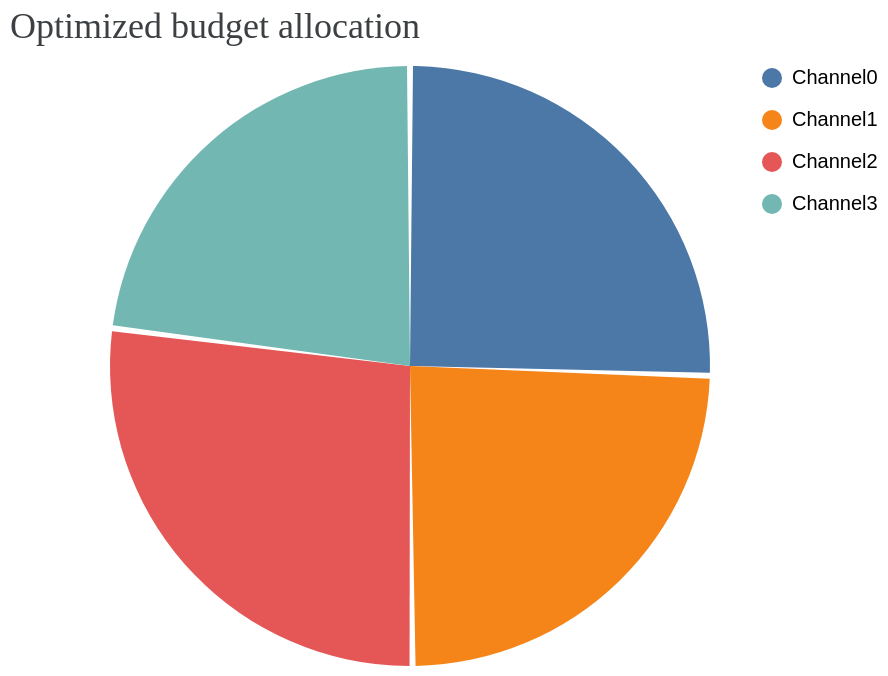

This figure's notebook cell:
### Code cell
optimization_results.plot_budget_allocation()

### Figure 1 — Vega-Lite specification as saved in the notebook (floating-point values rounded to 4 significant figures)
{"config": {"view": {"continuousWidth": 300, "continuousHeight": 300, "stroke": null}}, "data": {"name": "data-d2af361fffc4578a2eb4ce057a15b289"}, "mark": {"type": "arc", "padAngle": 0.02, "tooltip": true}, "encoding": {"color": {"field": "channel", "legend": {"offset": -25, "rowPadding": 10, "title": null}, "type": "nominal"}, "theta": {"field": "spend", "type": "quantitative"}}, "title": {"text": "Optimized budget allocation", "anchor": "start", "color": "#3C4043", "font": "Google Sans Display", "fontSize": 18, "fontWeight": "normal", "offset": 10}, "width": 400, "$schema": "https://vega.github.io/schema/vega-lite/v5.20.1.json", "datasets": {"data-d2af361fffc4578a2eb4ce057a15b289": [{"channel": "Channel0", "spend": 28300000}, {"channel": "Channel1", "spend": 27000000}, {"channel": "Channel2", "spend": 30100000}, {"channel": "Channel3", "spend": 25500000}]}}
